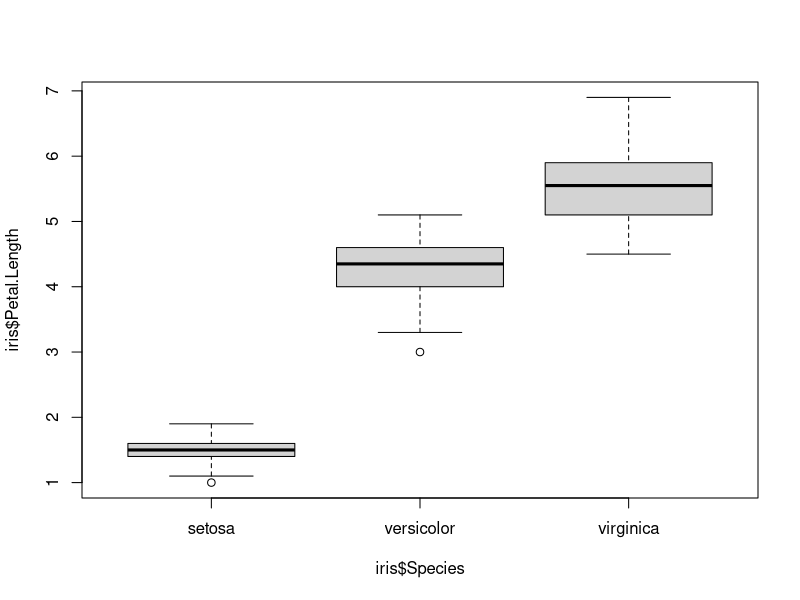
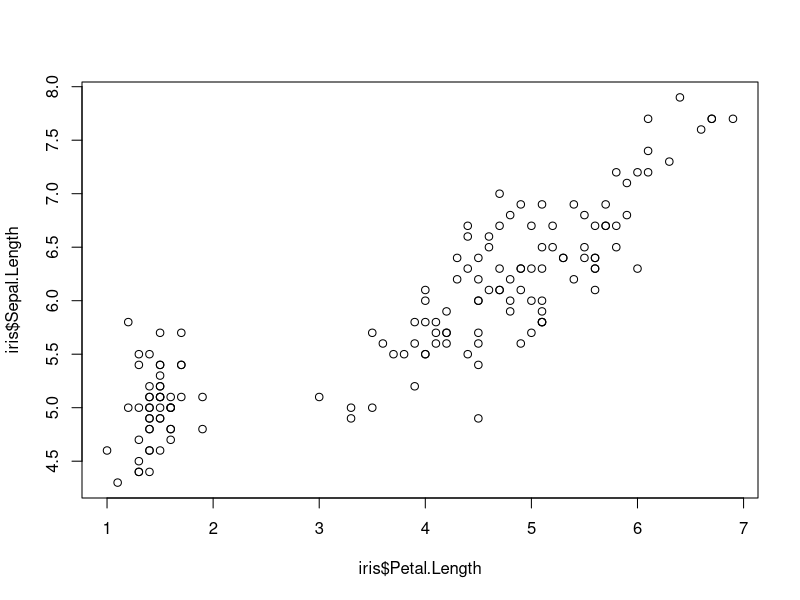
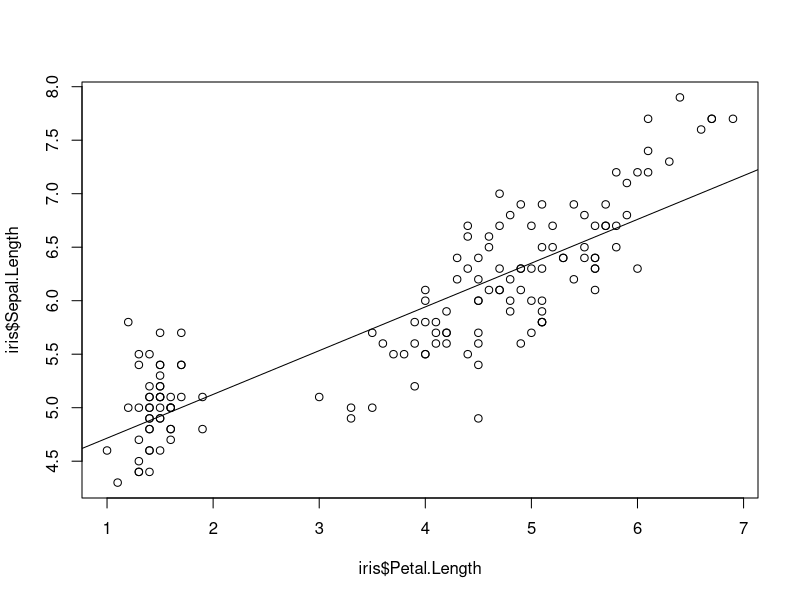

Reproduce these figures in R, in order.
## ---- chunk 1
a = c(1,5,3)
b = c(6,8,7)

a ~ b
class(a~b)
## ---- chunk 2
data(iris)
boxplot(iris$Petal.Length ~ iris$Species)
## ---- chunk 3
# Show me the Sepal.Length as a function of Petal.Length
plot(iris$Sepal.Length ~ iris$Petal.Length)
## ---- chunk 4
# calculate the relation between Sepal.Length and Petal.Length
# model Sepal.Length as a function of Petal.Length


lmod = lm(iris$Sepal.Length ~ iris$Petal.Length)

plot(iris$Sepal.Length ~ iris$Petal.Length)
abline(lmod)
